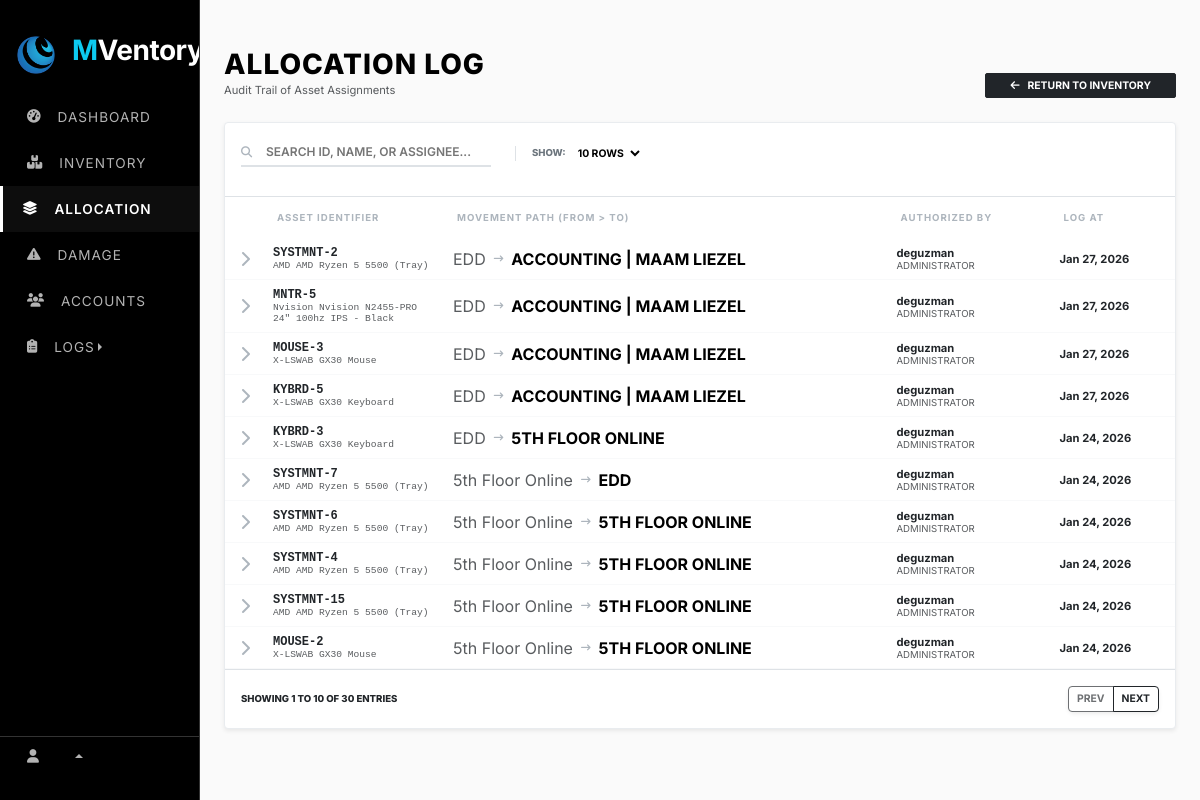
Page /web_content/allocation.php on the earlier database version.
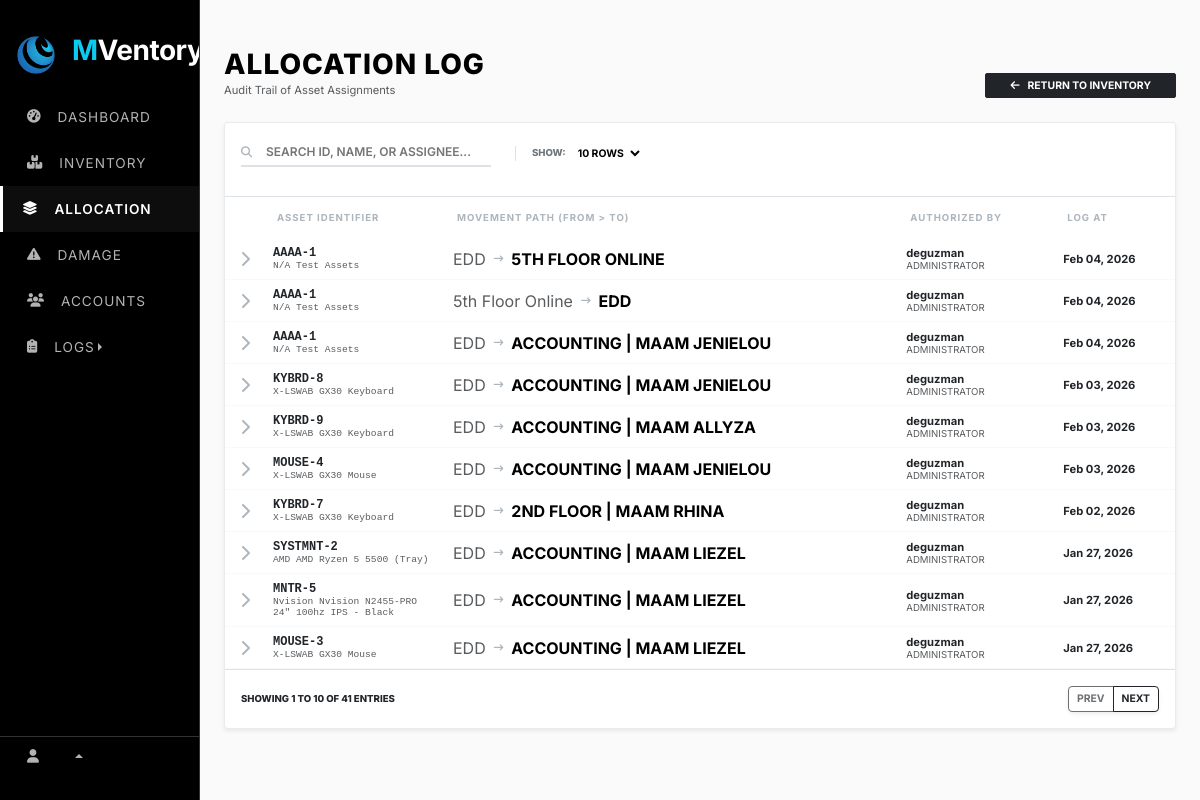
Same page on the later database version.
### tables this page shows
CREATE TABLE `allocation_log` (
  `id` int(11) NOT NULL,
  `asset_id` int(11) NOT NULL,
  `previous_assignee` varchar(255) DEFAULT NULL,
  `new_assignee` varchar(255) DEFAULT NULL,
  `allocated_by` varchar(255) DEFAULT NULL,
  `allocation_date` date DEFAULT NULL,
  `created_at` timestamp NOT NULL DEFAULT current_timestamp()
);

CREATE TABLE `assets` (
  `id` int(11) NOT NULL,
  `asset_id` varchar(50) DEFAULT NULL,
  `category_id` int(11) DEFAULT NULL,
  `item_name` varchar(255) NOT NULL,
  `brand` varchar(100) DEFAULT NULL,
  `model` varchar(100) DEFAULT NULL,
  `serial_number` varchar(100) DEFAULT NULL,
  `specs` text DEFAULT NULL,
  `quantity` int(11) DEFAULT 1,
  `assigned_to` varchar(255) DEFAULT NULL,
  `status` varchar(50) DEFAULT 'In Stock',
  `condition_status` varchar(50) DEFAULT NULL,
  `purchase_date` date DEFAULT NULL,
  `arrival_date` date DEFAULT NULL,
  `cost` decimal(10,2) DEFAULT NULL,
  `warranty_cost` decimal(10,2) DEFAULT NULL,
  `remarks` text DEFAULT NULL,
  `created_at` timestamp NOT NULL DEFAULT current_timestamp()
);

### web_content/allocation.php (the view, shortened to what the changed rows need)
<?php
    require_once "../render/connection.php";
    include "../src/cdn/cdn_links.php";
    $search = isset($_GET['search']) ? mysqli_real_escape_string($conn, $_GET['search']) : '';
    $limit = isset($_GET['limit']) ? (int)$_GET['limit'] : 10;
    $page = isset($_GET['page']) ? (int)$_GET['page'] : 1;
    $start = ($page - 1) * $limit;
    $total_query = "SELECT COUNT(*) as total
                    FROM allocation_log al
                    LEFT JOIN assets a ON al.asset_id = a.id
                    WHERE a.asset_id LIKE '%$search%'
                       OR a.item_name LIKE '%$search%'
                       OR a.serial_number LIKE '%$search%'
                       OR al.new_assignee LIKE '%$search%'
                       OR al.previous_assignee LIKE '%$search%'";
    $total_res = mysqli_query($conn, $total_query);
    $total_rows = mysqli_fetch_assoc($total_res)['total'];
    $total_pages = ceil($total_rows / $limit);
?>
<!DOCTYPE html>
<html lang="en">
    <head>
        <link rel="stylesheet" href="../src/style/main_style.css">
    </head>
    <body>
        <div class="row g-0">
                <?php include "../nav/sidebar_nav.php"; ?>
            <div class="col">
                <div class="container-fluid px-4 mt-5">
                    <div class="main-registry-container">
                        <div class="card edd-card shadow-sm">
                            <div class="table-responsive">
                                <table class="table mb-0 align-middle">
                                    <thead>
                                        <tr>
                                            <th width="40"></th>
                                            <th width="180">Asset Identifier</th>
                                            <th>Movement Path (From > To)</th>
                                            <th>Authorized By</th>
                                            <th>Log At</th>
                                        </tr>
                                    </thead>
                                    <tbody>
                                        <?php
                                        $sql = "SELECT al.*, a.item_name, a.brand, a.model, a.asset_id as asset_tag
                                                FROM allocation_log al
                                                LEFT JOIN assets a ON al.asset_id = a.id
                                                WHERE a.asset_id LIKE '%$search%'
                                                   OR a.item_name LIKE '%$search%'
                                                   OR a.serial_number LIKE '%$search%'
                                                   OR al.new_assignee LIKE '%$search%'
                                                   OR al.previous_assignee LIKE '%$search%'
                                                ORDER BY al.allocation_date DESC
                                                LIMIT $start, $limit";
                                        $result = mysqli_query($conn, $sql);
                                        if(mysqli_num_rows($result) > 0):
                                            while($row = mysqli_fetch_assoc($result)):
                                                $drawer_id = "log_drawer_" . $row['id'];
                                        ?>
                                            <tr class="log-row" data-bs-toggle="collapse" data-bs-target="#<?= $drawer_id ?>">
                                                <td class="text-center">
                                                    <i class="fa-solid fa-chevron-right btn-expand"></i>
                                                </td>
                                                <td class="asset-id-cell">
                                                    <span class="d-block text-dark"><?= htmlspecialchars($row['asset_tag'] ?? 'N/A') ?></span>
                                                    <small class="text-muted fw-normal" style="font-size: 0.6rem;">
                                                        <?= htmlspecialchars($row['brand'] . ' ' . $row['item_name']) ?>
                                                    </small>
                                                </td>
                                                <td>
                                                    <div class="d-flex align-items-center gap-2">
                                                        <span class="text-muted"><?= htmlspecialchars($row['previous_assignee']) ?></span>
                                                        <i class="fa-solid fa-arrow-right-long" style="font-size: 0.6rem; color: #adb5bd;"></i>
                                                        <span class="fw-bold text-uppercase"><?= htmlspecialchars($row['new_assignee']) ?></span>
                                                    </div>
                                                </td>
                                                <td>
                                                    <div class="fw-bold text-dark" style="font-size: 0.7rem;"><?= htmlspecialchars($row['allocated_by']) ?></div>
                                                    <div class="text-muted" style="font-size: 0.6rem;">ADMINISTRATOR</div>
                                                </td>
                                                <td class="text-muted" style="font-size: 0.7rem;">
                                                    <span class="text-dark fw-bold"><?= date('M d, Y', strtotime($row['allocation_date'])) ?></span><br>
                                                </td>
                                            </tr>
                                        <?php endwhile; else: ?>
                                            <tr><td colspan="6" class="text-center py-5 text-muted fw-bold">NO RECORDS MATCHING "<?= htmlspecialchars($search) ?>"</td></tr>
                                        <?php endif; ?>
                                    </tbody>
                                </table>
                            </div>
                            <div class="card-footer bg-white py-3 border-top">
                                <div class="d-flex justify-content-between align-items-center">
                                    <span class="detail-label mb-0" style="color: #212529;">
                                        Showing <?= ($start + 1) ?> to <?= min($start + $limit, $total_rows) ?> of <?= $total_rows ?> entries
                                    </span>
                                    <div class="btn-group shadow-sm">
                                        <a href="?page=<?= max(1, $page-1) ?>&search=<?= $search ?>&limit=<?= $limit ?>"
                                        class="btn btn-outline-dark btn-sm fw-bold <?= ($page <= 1) ? 'disabled' : '' ?>" style="font-size: 0.65rem;">PREV</a>
                                        <a href="?page=<?= min($total_pages, $page+1) ?>&search=<?= $search ?>&limit=<?= $limit ?>"
                                        class="btn btn-outline-dark btn-sm fw-bold <?= ($page >= $total_pages) ? 'disabled' : '' ?>" style="font-size: 0.65rem;">NEXT</a>
                                    </div>
                                </div>
                            </div>
                        </div>
                    </div>
                </div>
            </div>
        </div>
    </body>
</html>

Differences in the rows shown:
no longer on this page (row unchanged): allocation_log: asset.asset_id "KYBRD-5", asset.item_name "X-LSWAB GX30 Keyboard", previous_assignee "EDD", new_assignee "ACCOUNTING | MAAM LIEZEL", allocated_by "deguzman", allocation_date "Jan 27, 2026"
no longer on this page (row unchanged): allocation_log: asset.asset_id "KYBRD-3", asset.item_name "X-LSWAB GX30 Keyboard", previous_assignee "EDD", new_assignee "5TH FLOOR ONLINE", allocated_by "deguzman", allocation_date "Jan 24, 2026"
no longer on this page (row unchanged): allocation_log: asset.asset_id "SYSTMNT-7", asset.item_name "AMD AMD Ryzen 5 5500 (Tray)", previous_assignee "5th Floor Online", new_assignee "EDD", allocated_by "deguzman", allocation_date "Jan 24, 2026"
no longer on this page (row unchanged): allocation_log: asset.asset_id "SYSTMNT-6", asset.item_name "AMD AMD Ryzen 5 5500 (Tray)", previous_assignee "5th Floor Online", new_assignee "5TH FLOOR ONLINE", allocated_by "deguzman", allocation_date "Jan 24, 2026"
no longer on this page (row unchanged): allocation_log: asset.asset_id "SYSTMNT-4", asset.item_name "AMD AMD Ryzen 5 5500 (Tray)", previous_assignee "5th Floor Online", new_assignee "5TH FLOOR ONLINE", allocated_by "deguzman", allocation_date "Jan 24, 2026"
no longer on this page (row unchanged): allocation_log: asset.asset_id "SYSTMNT-15", asset.item_name "AMD AMD Ryzen 5 5500 (Tray)", previous_assignee "5th Floor Online", new_assignee "5TH FLOOR ONLINE", allocated_by "deguzman", allocation_date "Jan 24, 2026"
no longer on this page (row unchanged): allocation_log: asset.asset_id "MOUSE-2", asset.item_name "X-LSWAB GX30 Mouse", previous_assignee "5th Floor Online", new_assignee "5TH FLOOR ONLINE", allocated_by "deguzman", allocation_date "Jan 24, 2026"
added allocation_log: asset.asset_id "AAAA-1", asset.item_name "N/A Test Assets", previous_assignee "EDD", new_assignee "5TH FLOOR ONLINE", allocated_by "deguzman", allocation_date "Feb 04, 2026"
added allocation_log: asset.asset_id "AAAA-1", asset.item_name "N/A Test Assets", previous_assignee "5th Floor Online", new_assignee "EDD", allocated_by "deguzman", allocation_date "Feb 04, 2026"
added allocation_log: asset.asset_id "AAAA-1", asset.item_name "N/A Test Assets", previous_assignee "EDD", new_assignee "ACCOUNTING | MAAM JENIELOU", allocated_by "deguzman", allocation_date "Feb 04, 2026"
added allocation_log: asset.asset_id "KYBRD-8", asset.item_name "X-LSWAB GX30 Keyboard", previous_assignee "EDD", new_assignee "ACCOUNTING | MAAM JENIELOU", allocated_by "deguzman", allocation_date "Feb 03, 2026"
added allocation_log: asset.asset_id "KYBRD-9", asset.item_name "X-LSWAB GX30 Keyboard", previous_assignee "EDD", new_assignee "ACCOUNTING | MAAM ALLYZA", allocated_by "deguzman", allocation_date "Feb 03, 2026"
added allocation_log: asset.asset_id "MOUSE-4", asset.item_name "X-LSWAB GX30 Mouse", previous_assignee "EDD", new_assignee "ACCOUNTING | MAAM JENIELOU", allocated_by "deguzman", allocation_date "Feb 03, 2026"
added allocation_log: asset.asset_id "KYBRD-7", asset.item_name "X-LSWAB GX30 Keyboard", previous_assignee "EDD", new_assignee "2ND FLOOR | MAAM RHINA", allocated_by "deguzman", allocation_date "Feb 02, 2026"
Other differences:
$total_rows: "30" → "41"
